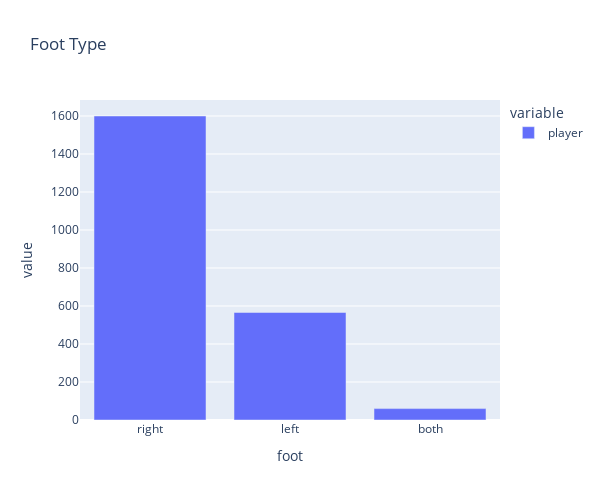

The notebook cell this image was saved under:
### Code cell
# Create bar chart to illustrate by foot preferences
fig2 = px.bar(foot_type_df, title='Foot Type',width=600,height=500)
fig2

### Figure 1 — Plotly figure (JSON) as saved in the notebook; plotly's stock layout.template omitted (floating-point values rounded to 4 significant figures)
{"data": [{"alignmentgroup": "True", "hovertemplate": "variable=player<br>foot=%{x}<br>value=%{y}<extra></extra>", "legendgroup": "player", "marker": {"color": "#636efa", "pattern": {"shape": ""}}, "name": "player", "offsetgroup": "player", "orientation": "v", "showlegend": true, "textposition": "auto", "type": "bar", "x": ["right", "left", "both"], "xaxis": "x", "y": [1600, 566, 60], "yaxis": "y"}], "layout": {"barmode": "relative", "height": 500, "legend": {"title": {"text": "variable"}, "tracegroupgap": 0}, "title": {"text": "Foot Type"}, "width": 600, "xaxis": {"anchor": "y", "domain": [0, 1], "title": {"text": "foot"}}, "yaxis": {"anchor": "x", "domain": [0, 1], "title": {"text": "value"}}}}
